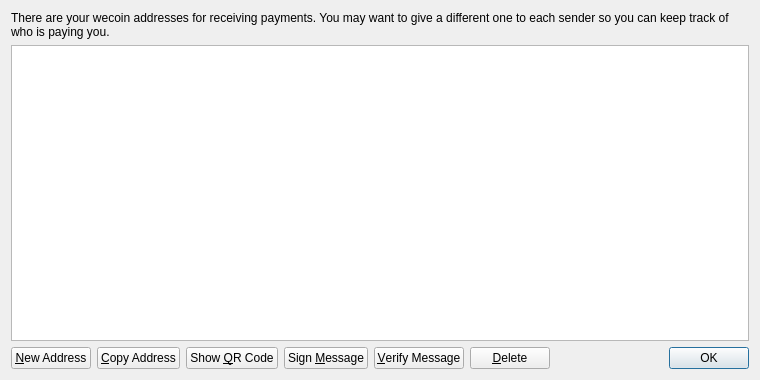
<?xml version="1.0" encoding="UTF-8"?>
<ui version="4.0">
 <class>AddressBookPage</class>
 <widget class="QWidget" name="AddressBookPage">
  <property name="geometry">
   <rect>
    <x>0</x>
    <y>0</y>
    <width>760</width>
    <height>380</height>
   </rect>
  </property>
  <property name="windowTitle">
   <string>Address Book</string>
  </property>
  <layout class="QVBoxLayout" name="verticalLayout">
   <item>
    <widget class="QLabel" name="labelExplanation">
     <property name="text">
      <string>There are your wecoin addresses for receiving payments. You may want to give a different one to each sender so you can keep track of who is paying you.</string>
     </property>
     <property name="textFormat">
      <enum>Qt::PlainText</enum>
     </property>
     <property name="wordWrap">
      <bool>true</bool>
     </property>
    </widget>
   </item>
   <item>
    <widget class="QTableView" name="tableView">
     <property name="contextMenuPolicy">
      <enum>Qt::CustomContextMenu</enum>
     </property>
     <property name="toolTip">
      <string>Double-click to edit address or label</string>
     </property>
     <property name="tabKeyNavigation">
      <bool>false</bool>
     </property>
     <property name="alternatingRowColors">
      <bool>true</bool>
     </property>
     <property name="selectionMode">
      <enum>QAbstractItemView::SingleSelection</enum>
     </property>
     <property name="selectionBehavior">
      <enum>QAbstractItemView::SelectRows</enum>
     </property>
     <property name="sortingEnabled">
      <bool>true</bool>
     </property>
     <attribute name="verticalHeaderVisible">
      <bool>false</bool>
     </attribute>
    </widget>
   </item>
   <item>
    <layout class="QHBoxLayout" name="horizontalLayout">
     <item>
      <widget class="QPushButton" name="newAddressButton">
       <property name="toolTip">
        <string>Create a new address</string>
       </property>
       <property name="text">
        <string>&amp;New Address</string>
       </property>
       <property name="icon">
        <iconset resource="../bitcoin.qrc">
         <normaloff>:/icons/add</normaloff>:/icons/add</iconset>
       </property>
      </widget>
     </item>
     <item>
      <widget class="QPushButton" name="copyToClipboard">
       <property name="toolTip">
        <string>Copy the currently selected address to the system clipboard</string>
       </property>
       <property name="text">
        <string>&amp;Copy Address</string>
       </property>
       <property name="icon">
        <iconset resource="../bitcoin.qrc">
         <normaloff>:/icons/editcopy</normaloff>:/icons/editcopy</iconset>
       </property>
      </widget>
     </item>
     <item>
      <widget class="QPushButton" name="showQRCode">
       <property name="text">
        <string>Show &amp;QR Code</string>
       </property>
       <property name="icon">
        <iconset resource="../bitcoin.qrc">
         <normaloff>:/icons/qrcode</normaloff>:/icons/qrcode</iconset>
       </property>
      </widget>
     </item>
     <item>
      <widget class="QPushButton" name="signMessage">
       <property name="toolTip">
        <string>Sign a message to prove you own a wecoin address</string>
       </property>
       <property name="text">
        <string>Sign &amp;Message</string>
       </property>
       <property name="icon">
        <iconset resource="../bitcoin.qrc">
         <normaloff>:/icons/edit</normaloff>:/icons/edit</iconset>
       </property>
      </widget>
     </item>
     <item>
      <widget class="QPushButton" name="verifyMessage">
       <property name="toolTip">
        <string>Verify a message to ensure it was signed with a specified wecoin address</string>
       </property>
       <property name="text">
        <string>&amp;Verify Message</string>
       </property>
       <property name="icon">
        <iconset resource="../bitcoin.qrc">
         <normaloff>:/icons/transaction_0</normaloff>:/icons/transaction_0</iconset>
       </property>
      </widget>
     </item>
     <item>
      <widget class="QPushButton" name="deleteButton">
       <property name="toolTip">
        <string>Delete the currently selected address from the list</string>
       </property>
       <property name="text">
        <string>&amp;Delete</string>
       </property>
       <property name="icon">
        <iconset resource="../bitcoin.qrc">
         <normaloff>:/icons/remove</normaloff>:/icons/remove</iconset>
       </property>
      </widget>
     </item>
     <item>
      <spacer name="horizontalSpacer">
       <property name="orientation">
        <enum>Qt::Horizontal</enum>
       </property>
       <property name="sizeHint" stdset="0">
        <size>
         <width>40</width>
         <height>20</height>
        </size>
       </property>
      </spacer>
     </item>
     <item>
      <widget class="QDialogButtonBox" name="buttonBox">
       <property name="sizePolicy">
        <sizepolicy hsizetype="Maximum" vsizetype="Fixed">
         <horstretch>0</horstretch>
         <verstretch>0</verstretch>
        </sizepolicy>
       </property>
       <property name="standardButtons">
        <set>QDialogButtonBox::Ok</set>
       </property>
      </widget>
     </item>
    </layout>
   </item>
  </layout>
 </widget>
 <resources>
  <include location="../bitcoin.qrc"/>
 </resources>
 <connections/>
</ui>
